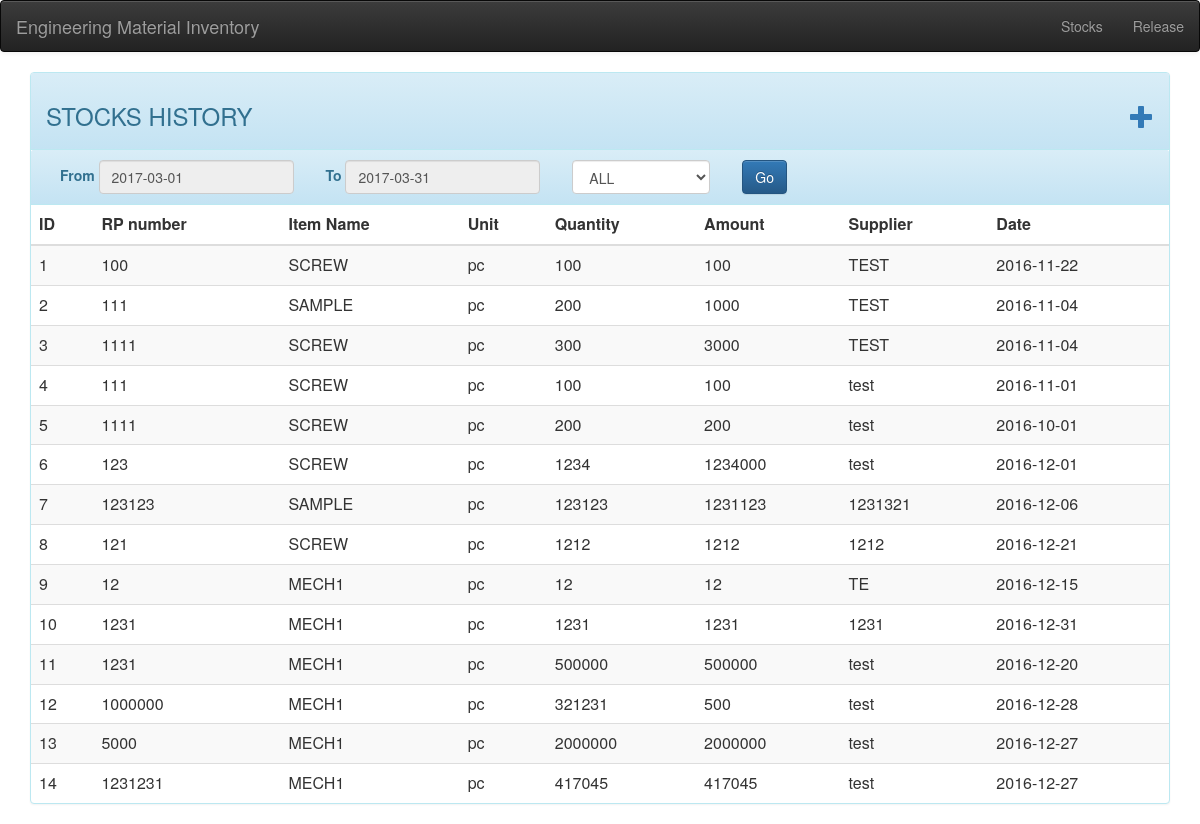
Page /index.php/stocks on the earlier database version.
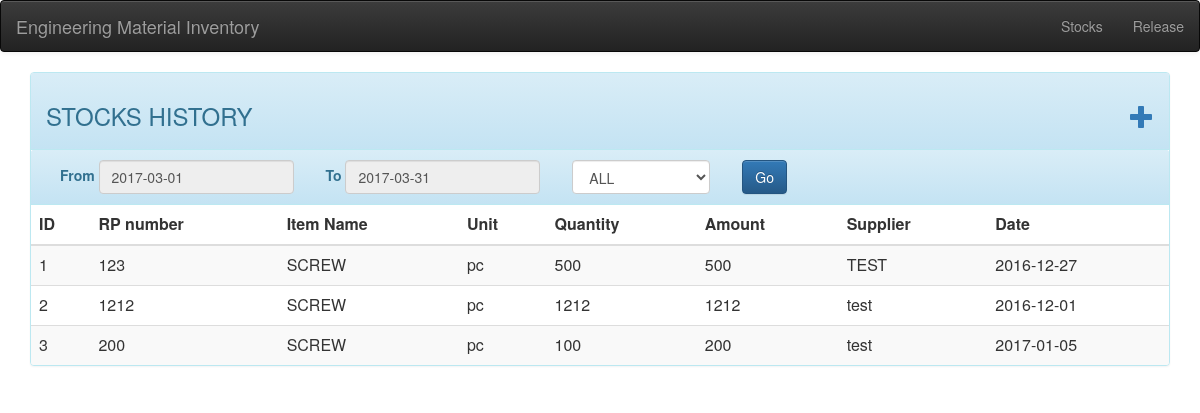
Same page on the later database version.
### tables this page shows
CREATE TABLE "stocks" (
"id"  INTEGER NOT NULL,
"item_id"  INTEGER,
"item_name"  INTEGER,
"item_category"  TEXT,
"rp_number"  INTEGER,
"unit"  TEXT,
"quantity"  INTEGER,
"supplier"  TEXT,
"amount"  INTEGER,
"purpose"  TEXT,
"date"  TEXT,
PRIMARY KEY ("id" ASC)
);

### application/controllers/Stocks.php (called while the page is built, shortened)
<?php
class Stocks extends CI_Controller
{
    public function __construct()
    {
        $this->load->model('stocks_model');
        $this->load->model('items_model');
        $this->load->model('lookup_model');
        $this->load->database();
        $this->load->library('form_validation');
        $this->load->helper('form');
    }
    public function view()
    {
        $data['cats'] = $this->lookup_model->look('category');
        $data['stocks'] = $this->stocks_model->get_stocks();
        $this->load->view('templates/header');
        $this->load->view('templates/nav');
        $this->load->view('pages/stocks',$data);
        $this->load->view('templates/footer');
    }
}

### index.php (called while the page is built, shortened)
<?php
require_once BASEPATH.'core/CodeIgniter.php';

### application/helpers/date_man_helper.php (called while the page is built, shortened)
<?php
function default_now()
{
	return explode('-',mdate('%Y-%m-%d',now()));
}
function month_default()
{
	$m = default_now();
	$s = $m[0].'-'.$m[1].'-'.'01';
	$md = days_in_month($m[1],$m[0]);
	$ed = $m[0].'-'.$m[1].'-'.$md;
	return array($s,$ed);
}

### application/models/Lookup_model.php (called while the page is built, shortened)
<?php
Class Lookup_model extends CI_Model
{
	public function look($tb_name = null)
	{
		$query = $this->db->get($tb_name);
		return $query->result_array();
	}
}

### application/models/Stocks_model.php (called while the page is built, shortened)
<?php
class Stocks_model extends CI_Model
{
    public function get_stocks()
    {
        $query  = $this->db->get('stocks');
        return $query->result_array();
    }
}

### application/views/pages/stocks.php (the view, shortened to what this page needs)
<div class="panel panel-default panel-info">
    <div class="panel-heading">
        <h3>STOCKS HISTORY <a class="pull-right" class="pull-right" href="#" data-toggle="modal" data-target="#new_stock_modal" role="button""><span class="glyphicon glyphicon-plus"></span></a></h3>
    </div>
    <div class="panel-heading">
        <div class="form form-inline">
            <div class="form-group">
                <label for="start">From</label>
                <input readonly name="start" type="text" class="form-control date_range" value="<?php echo month_default()[0]; ?>">
            </div>
            <div class="form-group">
                <label for="to">To</label>
                <input readonly name="end" type="text" class="form-control date_range" value="<?php echo month_default()[1]; ?>">
            </div>
            <div class="form-group">
                <select name="category" id="" class="form-control">
                    <?php foreach($cats as $c): ?>
                        <option value="<?php echo $c['name'] ?>"><?php echo $c['name']; ?></option>
                    <?php endforeach; ?>
                </select>
            </div>
            <div class="form-group">
                <input type="button" class="btn btn-primary" value="Go" id="api_trigger">
            </div>
        </div>
    </div>
    <table class="table table-striped table-hover">
        <thead>
            <tr>
                <th>ID</th>
                <th>RP number</th>
                <th>Item Name</th>
                <th>Unit</th>
                <th>Quantity</th>
                <th>Amount</th>
                <th>Supplier</th>
                <th>Date</th>
            </tr>
        </thead>
        <tbody>
            <?php foreach($stocks as $s): ?>
                <tr>
                    <td><?php echo $s['id']; ?></td>
                    <td><?php echo $s['rp_number']; ?></td>
                    <td><?php echo $s['item_name']; ?></td>
                    <td><?php echo $s['unit']; ?></td>
                    <td><?php echo $s['quantity']; ?></td>
                    <td><?php echo $s['amount']; ?></td>
                    <td><?php echo $s['supplier']; ?></td>
                    <td><?php echo $s['date']; ?></td>
                </tr>
            <?php endforeach; ?>
        </tbody>
    </table>
</div>

Differences in the rows shown:
removed stocks: id "4", rp_number "111", item_name "SCREW", unit "pc", quantity "100", amount "100", supplier "test", date "2016-11-01"
removed stocks: id "5", rp_number "1111", item_name "SCREW", unit "pc", quantity "200", amount "200", supplier "test", date "2016-10-01"
removed stocks: id "6", rp_number "123", item_name "SCREW", unit "pc", quantity "1234", amount "1234000", supplier "test", date "2016-12-01"
removed stocks: id "7", rp_number "123123", item_name "SAMPLE", unit "pc", quantity "123123", amount "1231123", supplier "1231321", date "2016-12-06"
removed stocks: id "8", rp_number "121", item_name "SCREW", unit "pc", quantity "1212", amount "1212", supplier "1212", date "2016-12-21"
removed stocks: id "9", rp_number "12", item_name "MECH1", unit "pc", quantity "12", amount "12", supplier "TE", date "2016-12-15"
removed stocks: id "10", rp_number "1231", item_name "MECH1", unit "pc", quantity "1231", amount "1231", supplier "1231", date "2016-12-31"
removed stocks: id "11", rp_number "1231", item_name "MECH1", unit "pc", quantity "500000", amount "500000", supplier "test", date "2016-12-20"
removed stocks: id "12", rp_number "1000000", item_name "MECH1", unit "pc", quantity "321231", amount "500", supplier "test", date "2016-12-28"
removed stocks: id "13", rp_number "5000", item_name "MECH1", unit "pc", quantity "2000000", amount "2000000", supplier "test", date "2016-12-27"
removed stocks: id "14", rp_number "1231231", item_name "MECH1", unit "pc", quantity "417045", amount "417045", supplier "test", date "2016-12-27"
changed stocks "TEST": rp_number "100" → "123"; quantity "100" → "500"; amount "100" → "500"; date "2016-11-22" → "2016-12-27"
changed stocks id 2: rp_number "111" → "1212"; item_name "SAMPLE" → "SCREW"; quantity "200" → "1212"; amount "1000" → "1212"; supplier "TEST" → "test"; date "2016-11-04" → "2016-12-01"
changed stocks id 3: rp_number "1111" → "200"; quantity "300" → "100"; amount "3000" → "200"; supplier "TEST" → "test"; date "2016-11-04" → "2017-01-05"
